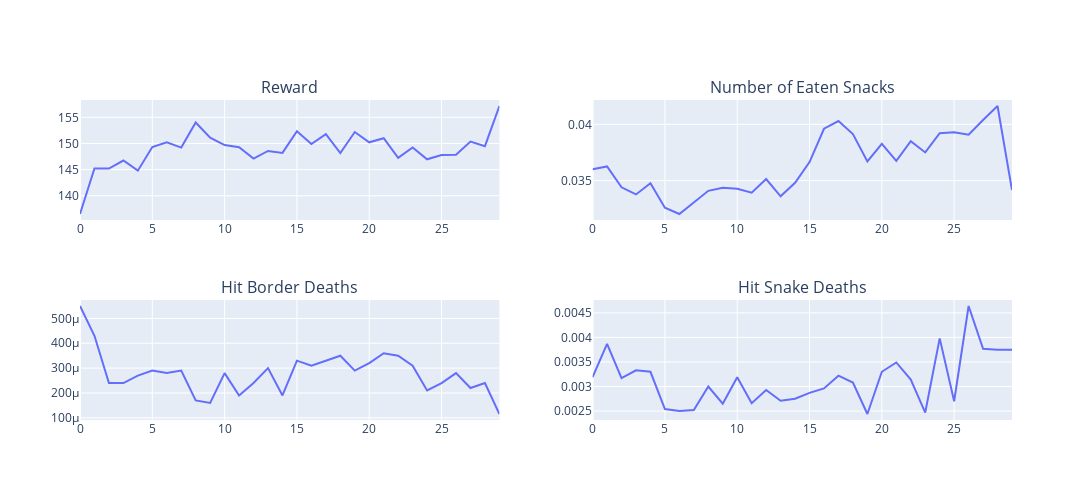

Notebook cell for this chart:
### Code cell
import pandas as pd
analyse_model(folder_path="./", path="res22.csv", interval_len=100000)

### Figure 1 — Plotly figure (JSON) as saved in the notebook; plotly's stock layout.template omitted (floating-point values rounded to 4 significant figures)
{"data": [{"hovertemplate": "x=%{x}<br>y=%{y}<extra></extra>", "legendgroup": "", "line": {"color": "#636efa", "dash": "solid"}, "marker": {"symbol": "circle"}, "mode": "lines", "name": "", "orientation": "v", "showlegend": false, "type": "scatter", "x": [0, 1, 2, 3, 4, 5, 6, 7, 8, 9, 10, 11, 12, 13, 14, 15, 16, 17, 18, 19, 20, 21, 22, 23, 24, 25, 26, 27, 28, 29], "xaxis": "x", "y": [136.5, 145.2, 145.2, 146.7, 144.8, 149.3, 150.2, 149.2, 154.0, 151.1, 149.7, 149.3, 147.1, 148.6, 148.2, 152.3, 149.9, 151.8, 148.2, 152.2, 150.2, 151.0, 147.2, 149.2, 147.0, 147.8, 147.8, 150.4, 149.5, 157.2], "yaxis": "y"}, {"hovertemplate": "x=%{x}<br>y=%{y}<extra></extra>", "legendgroup": "", "line": {"color": "#636efa", "dash": "solid"}, "marker": {"symbol": "circle"}, "mode": "lines", "name": "", "orientation": "v", "showlegend": false, "type": "scatter", "x": [0, 1, 2, 3, 4, 5, 6, 7, 8, 9, 10, 11, 12, 13, 14, 15, 16, 17, 18, 19, 20, 21, 22, 23, 24, 25, 26, 27, 28, 29], "xaxis": "x2", "y": [0.03601, 0.03626, 0.0344, 0.03377, 0.03477, 0.03259, 0.03203, 0.03304, 0.03409, 0.03436, 0.03428, 0.03392, 0.03514, 0.0336, 0.03481, 0.03665, 0.03961, 0.04029, 0.03914, 0.0367, 0.03827, 0.03676, 0.0385, 0.0375, 0.03921, 0.03929, 0.03907, 0.04038, 0.04163, 0.03416], "yaxis": "y2"}, {"hovertemplate": "x=%{x}<br>y=%{y}<extra></extra>", "legendgroup": "", "line": {"color": "#636efa", "dash": "solid"}, "marker": {"symbol": "circle"}, "mode": "lines", "name": "", "orientation": "v", "showlegend": false, "type": "scatter", "x": [0, 1, 2, 3, 4, 5, 6, 7, 8, 9, 10, 11, 12, 13, 14, 15, 16, 17, 18, 19, 20, 21, 22, 23, 24, 25, 26, 27, 28, 29], "xaxis": "x3", "y": [0.00055, 0.00043, 0.00024, 0.00024, 0.00027, 0.00029, 0.00028, 0.00029, 0.00017, 0.00016, 0.00028, 0.00019, 0.00024, 0.0003, 0.00019, 0.00033, 0.00031, 0.00033, 0.00035, 0.00029, 0.00032, 0.00036, 0.00035, 0.00031, 0.00021, 0.00024, 0.00028, 0.00022, 0.00024, 0.0001154], "yaxis": "y3"}, {"hovertemplate": "x=%{x}<br>y=%{y}<extra></extra>", "legendgroup": "", "line": {"color": "#636efa", "dash": "solid"}, "marker": {"symbol": "circle"}, "mode": "lines", "name": "", "orientation": "v", "showlegend": false, "type": "scatter", "x": [0, 1, 2, 3, 4, 5, 6, 7, 8, 9, 10, 11, 12, 13, 14, 15, 16, 17, 18, 19, 20, 21, 22, 23, 24, 25, 26, 27, 28, 29], "xaxis": "x4", "y": [0.00319, 0.00387, 0.00317, 0.00333, 0.0033, 0.00254, 0.0025, 0.00252, 0.003, 0.00265, 0.00319, 0.00266, 0.00293, 0.00271, 0.00275, 0.00287, 0.00296, 0.00322, 0.00308, 0.00244, 0.0033, 0.00349, 0.00314, 0.00247, 0.00398, 0.0027, 0.00464, 0.00377, 0.00375, 0.00375], "yaxis": "y4"}], "layout": {"annotations": [{"font": {"size": 16}, "showarrow": false, "text": "Reward", "x": 0.225, "xanchor": "center", "xref": "paper", "y": 1, "yanchor": "bottom", "yref": "paper"}, {"font": {"size": 16}, "showarrow": false, "text": "Number of Eaten Snacks", "x": 0.775, "xanchor": "center", "xref": "paper", "y": 1, "yanchor": "bottom", "yref": "paper"}, {"font": {"size": 16}, "showarrow": false, "text": "Hit Border Deaths", "x": 0.225, "xanchor": "center", "xref": "paper", "y": 0.375, "yanchor": "bottom", "yref": "paper"}, {"font": {"size": 16}, "showarrow": false, "text": "Hit Snake Deaths", "x": 0.775, "xanchor": "center", "xref": "paper", "y": 0.375, "yanchor": "bottom", "yref": "paper"}], "height": 500, "width": 1200, "xaxis": {"anchor": "y", "domain": [0, 0.45]}, "xaxis2": {"anchor": "y2", "domain": [0.55, 1]}, "xaxis3": {"anchor": "y3", "domain": [0, 0.45]}, "xaxis4": {"anchor": "y4", "domain": [0.55, 1]}, "yaxis": {"anchor": "x", "domain": [0.625, 1]}, "yaxis2": {"anchor": "x2", "domain": [0.625, 1]}, "yaxis3": {"anchor": "x3", "domain": [0, 0.375]}, "yaxis4": {"anchor": "x4", "domain": [0, 0.375]}}}
